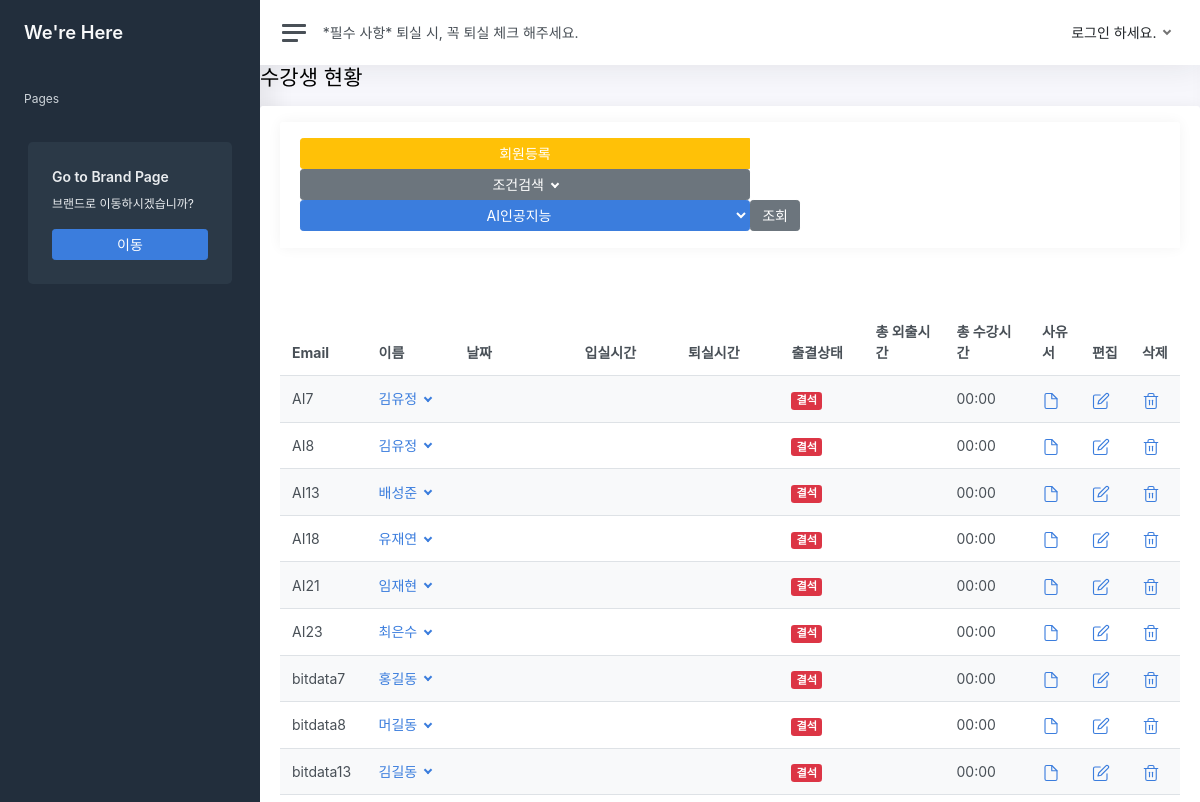
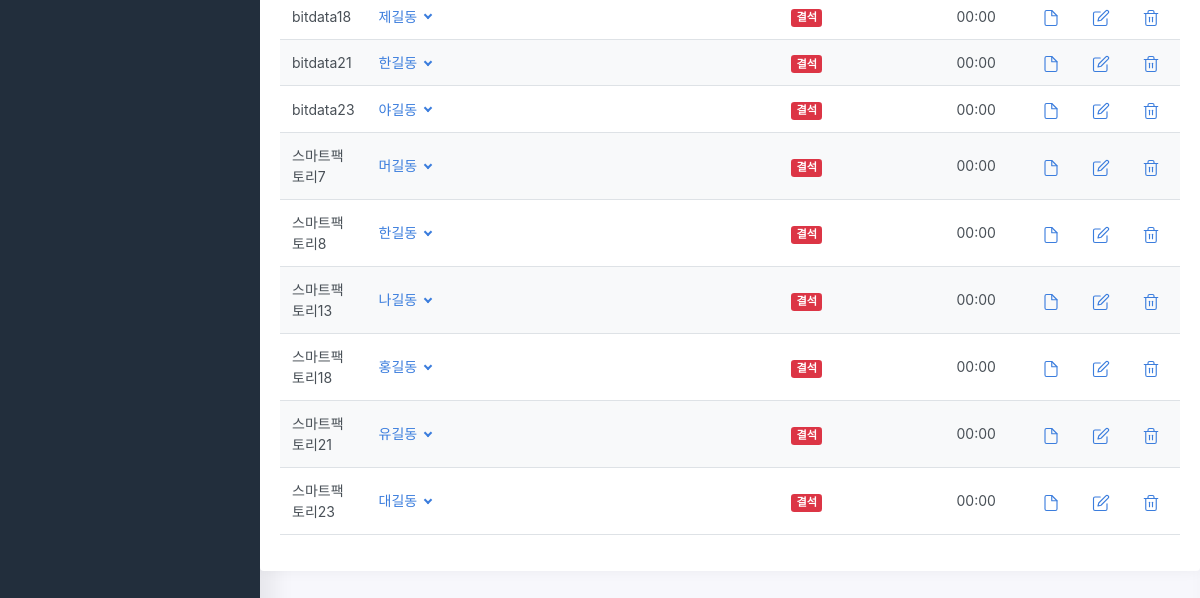
Page /CRM/status/data/absent/ on the earlier database version (2 pictures, top to bottom).
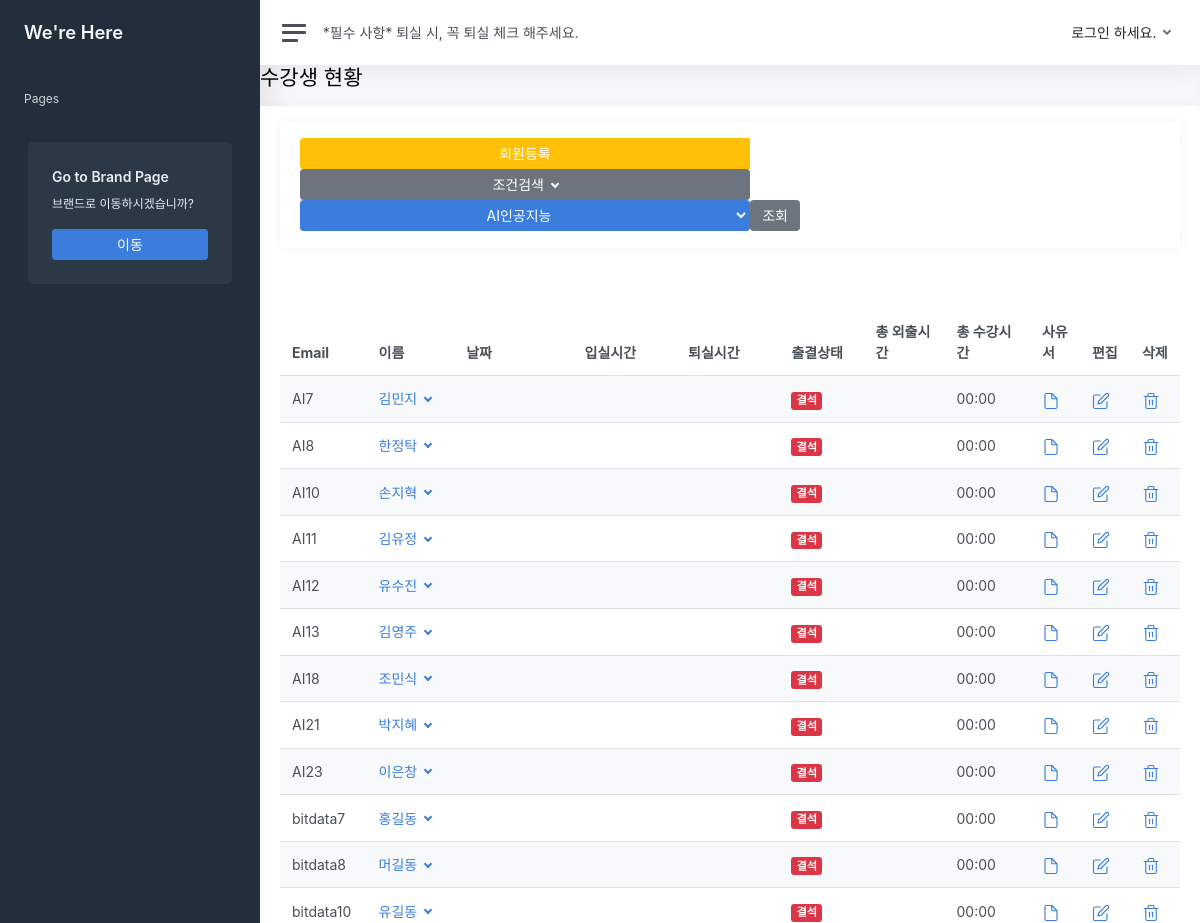
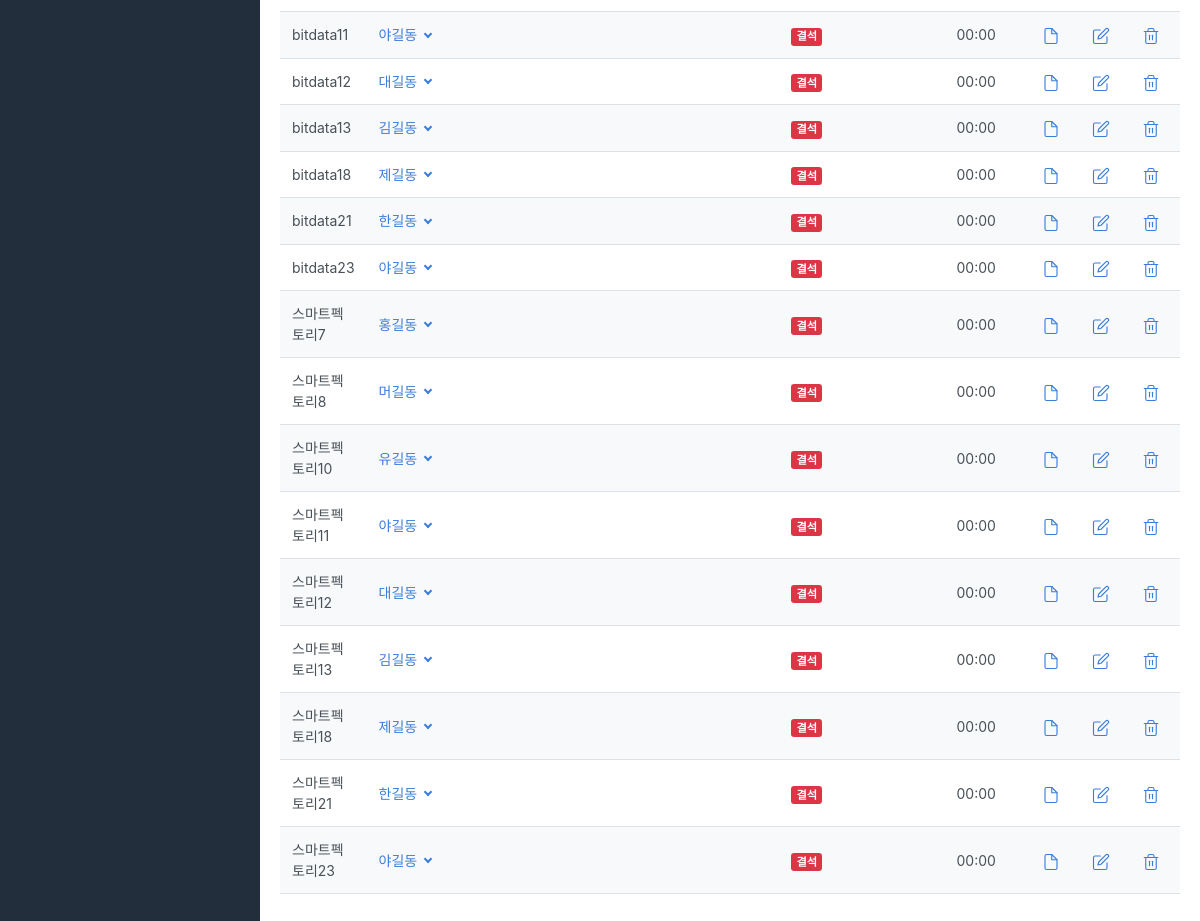
Same page on the later database version (2 pictures, top to bottom).
### CRM/models.py (models this page shows)
class Student_list(models.Model):
    studentListNum = models.AutoField(ClassList, primary_key=True)
    member_fk = models.ForeignKey(Member, on_delete=models.CASCADE)
    class_fk = models.ForeignKey(ClassList, on_delete=models.CASCADE)
    date = models.DateField(auto_now_add=True)
    attendance = models.CharField(max_length=2,default='N',null=True)
    absent = models.CharField(max_length=2,default='N',null=True)
    late = models.CharField(max_length=2,default='N',null=True)
    early= models.CharField(max_length=2,default='N',null=True)
    input_time = models.DateTimeField(null=True)
    output_time= models.DateTimeField(null=True)
    total_time_outing = models.DateTimeField(null=True)
    total_time = models.DateTimeField(null=True)
    temperature = models.FloatField(null=True)

class Member (models.Model):
    email = models.CharField(max_length=200, primary_key=True)
    class_fk = models.ForeignKey(ClassList, on_delete=models.CASCADE, null=True)
    password = models.CharField(max_length=200)
    name = models.CharField(max_length=50)
    age = models.IntegerField(null=True)
    university = models.CharField(max_length=50,default = '',null=True)
    major = models.CharField(max_length=50,default = '',null=True)
    interest_language = models.CharField(max_length=50,default = '',null=True)
    phone_number = models.CharField(max_length=100,default = '',null=True)
    address = models.CharField(max_length=200,default = '',null=True)
    birth = models.DateField(null=True)
    seat_num = models.IntegerField(null=True)
    authority = models.CharField(max_length=50)

### CRM/VIEW/status.py (the view)
# urls.py: path('status/data/absent/',             Status.absent,        name='status_absent'),
    def absent(request):
        classlist = ClassList.objects.all()
        list_status_here = Student_list.objects.filter(absent='Y')
        context = {'classlist' : classlist,}
        for object in list_status_here:
            object.date = ''
            object.input_time = ''
            object.output_time = ''
            object.total_time = '00:00'
            object.absent = '결석'
        context = {'list_status' : list_status_here, 'classlist' : classlist,}
        return render(request, './crm/page/03_status/status_03.html', context)

### CRM/templates/crm/page/03_status/status_03.html (shortened to what the changed rows need)
{% extends 'crm/include/base_c.html' %}
{% load static %}
{% block content %}
<h1 class="h3 mb-3">수강생 현황</h1>
<div class="row">
            <div class="card-body">
                <table class="table table-striped" id="dynamicTable">
                    <thead>
                        <tr>
                            <th style="width:6%;">Email</th>
                            <th style="width:10%">이름</th>
                            <th style="width:15%">날짜</th>
                            <th style="width:13%">입실시간</th>
                            <th style="width:13%">퇴실시간</th>
                            <th style="width:10%">출결상태</th>
                            <th style="width:10%">총 외출시간</th>
                            <th style="width:10%">총 수강시간</th>
                            <th style="width:5%">사유서</th>
                            <th style="width:4%">편집</th>
                            <th style="width:4%">삭제</th>
                        </tr>
                    </thead>
                    <tbody id="dynamicTbody">
                        {% for status in list_status %}
                        <tr>
                            <td> {{status.member_fk.email}} </td>
                            <td>
                                <a class="dropdown-toggle" href="#" data-toggle="dropdown" aria-expanded="false">
                                    {{ status.member_fk.name }}
                                </a>
                            </td>
                            <td> {{status.date}} </td>
                            <td> {{status.input_time}} </td>
                            <td> {{status.output_time}} </td>
                            {% if status.absent == '결석' %}
                            <td> <span class="badge bg-danger"> 결석 </span> </td>
                            {% elif status.absent == '미퇴실' %}
                            <td> <span class="align-middle"> 미퇴실 </span> </td>
                            {% elif status.absent == '지각' %}
                            <td> <span class="badge bg-warning"> 지각 </span> </td>
                            {% elif status.absent == '조퇴' %}
                            <td> 조퇴 </td>
                            {% else %}
                            <td> <span class="badge bg-success"> 출석 </span> </td>
                            {% endif %}
                            <td> </td>
                            <td> {{status.total_time}} </td>
                            <td> <a href="#"> </a></td>
                            <td> <a href="#">
                            </a></td>
                            <td> <a href="#">
                            </a></td>
                        </tr>
                        {% endfor %}
                    </tbody>
                </table>
            </div>
        </div>
    </div>
</div>
{% endblock %}

Differences in the rows shown:
changed Student_list "AI7": member_fk.name "김유정" → "김민지"
changed Student_list "AI8": member_fk.name "김유정" → "한정탁"
now on this page (row edited): Student_list: member_fk.email "AI10", member_fk.name "손지혁", absent "결석", total_time "00:00"
now on this page (row edited): Student_list: member_fk.email "AI11", member_fk.name "김유정", absent "결석", total_time "00:00"
now on this page (row edited): Student_list: member_fk.email "AI12", member_fk.name "유수진", absent "결석", total_time "00:00"
changed Student_list "AI13": member_fk.name "배성준" → "김영주"
changed Student_list "AI18": member_fk.name "유재연" → "조민식"
changed Student_list "AI21": member_fk.name "임재현" → "박지혜"
changed Student_list "AI23": member_fk.name "최은수" → "이은창"
now on this page (row edited): Student_list: member_fk.email "bitdata10", member_fk.name "유길동", absent "결석", total_time "00:00"
now on this page (row edited): Student_list: member_fk.email "bitdata11", member_fk.name "야길동", absent "결석", total_time "00:00"
now on this page (row edited): Student_list: member_fk.email "bitdata12", member_fk.name "대길동", absent "결석", total_time "00:00"
changed Student_list: member_fk.email "스마트팩토리7" → "스마트펙토리7"; member_fk.name "머길동" → "홍길동"
changed Student_list: member_fk.email "스마트팩토리8" → "스마트펙토리8"; member_fk.name "한길동" → "머길동"
now on this page (row edited): Student_list: member_fk.email "스마트펙토리10", member_fk.name "유길동", absent "결석", total_time "00:00"
now on this page (row edited): Student_list: member_fk.email "스마트펙토리11", member_fk.name "야길동", absent "결석", total_time "00:00"
now on this page (row edited): Student_list: member_fk.email "스마트펙토리12", member_fk.name "대길동", absent "결석", total_time "00:00"
changed Student_list: member_fk.email "스마트팩토리13" → "스마트펙토리13"; member_fk.name "나길동" → "김길동"
changed Student_list: member_fk.email "스마트팩토리18" → "스마트펙토리18"; member_fk.name "홍길동" → "제길동"
changed Student_list: member_fk.email "스마트팩토리21" → "스마트펙토리21"; member_fk.name "유길동" → "한길동"
changed Student_list: member_fk.email "스마트팩토리23" → "스마트펙토리23"; member_fk.name "대길동" → "야길동"
